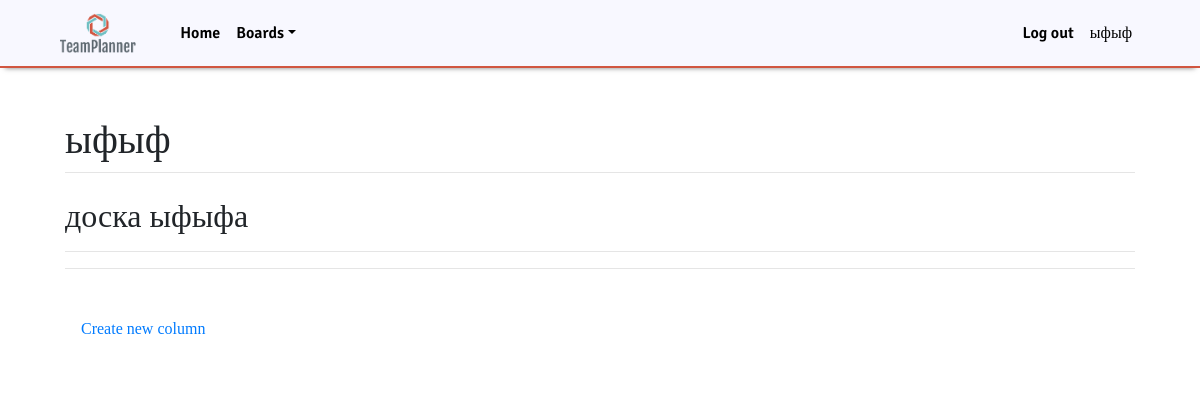
/boards/2/ (signed in), run on an earlier commit of the app's database.
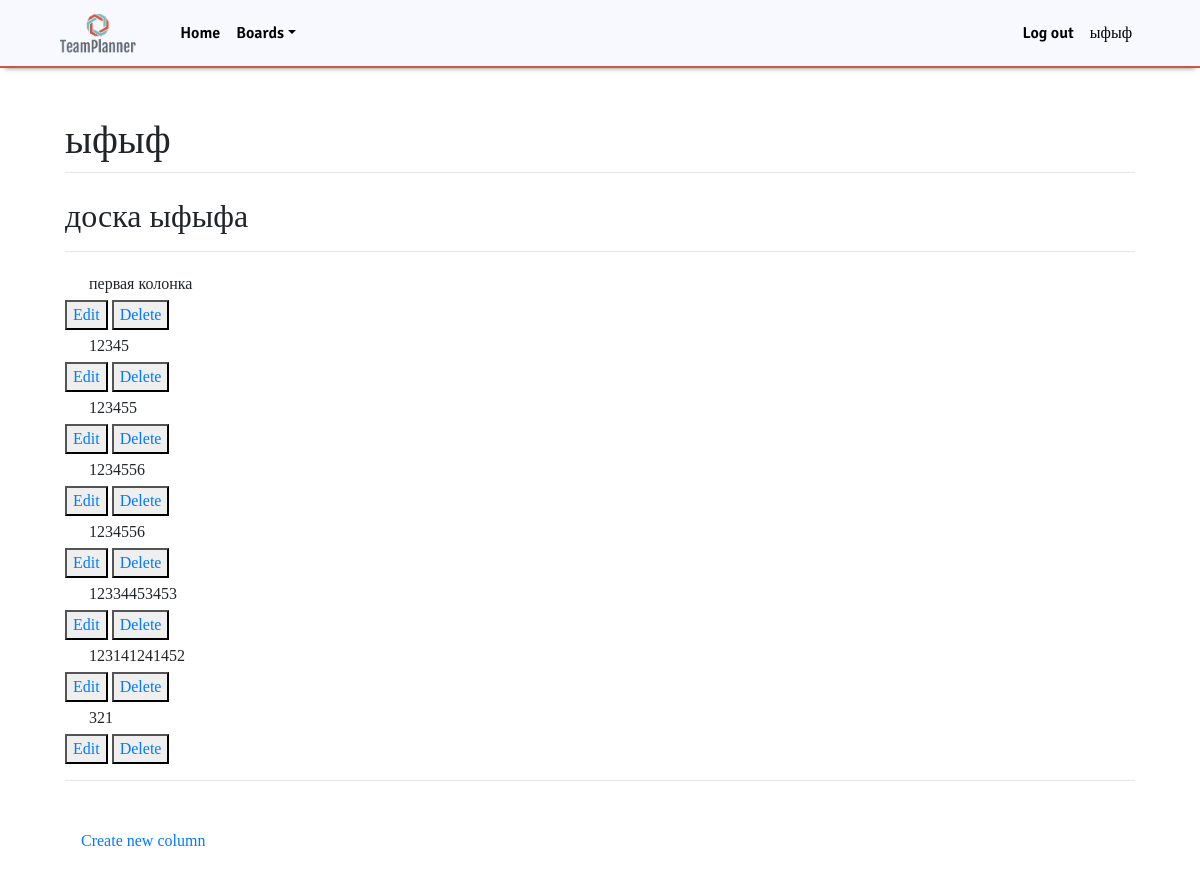
And on a later commit of the database.
### mysite/apps/boards/models.py (models this page shows, shortened)
class Board(models.Model):
    user = models.ForeignKey(User, on_delete=models.CASCADE, related_name="board", null=True)
    board_title = models.CharField('Name of title', max_length=200)
    pub_date = models.DateTimeField("Date of publication")
    class Meta:
        verbose_name = 'Доска'
        verbose_name_plural = 'Доски'

### mysite/apps/columns/models.py (models this page shows, shortened)
class Column(models.Model):
    board = models.ForeignKey(Board, on_delete=models.CASCADE, related_name="column", null=True)
    column_title = models.CharField('Name of title', max_length=200)
    class Meta:
        verbose_name = 'Колонка'
        verbose_name_plural = 'Колонки'

### mysite/apps/boards/views.py (the view)
# urls.py: path('<int:board_id>/', views.detail, name='detail'),
def detail(request, board_id):
    if request.user.is_authenticated:
        a = Board.objects.get(id=board_id)
        if a in request.user.board.all():
            columns_list = Column.objects.filter(board=board_id)
            task_list = Task.objects.all()
            return render(request, 'boards/detail.html', {'board': a, 'columns_list': columns_list, 'task_list': task_list})
        else:
            return render(request, "account_pages/warning.html")
    else:
        return redirect("/login")

### mysite/templates/boards/detail.html (shortened to what this page needs)
{% extends "../account_pages/base.html" %}
{% block content %}
    <h2>{{board.board_title}}</h2>
    <hr>
    {% for column in board.column.all %}
        <a class="dropdown-item" href="column/{{column.id}}">{{column.column_title}}</a>
        <button><a href="  ">Edit</a></button>
        <button><a href="  ">Delete</a></button>
    {% endfor %}
    <hr>
    <br>
        <a class="nav-link" href="/create_column/{{board.id}}">Create new column</a>
{% endblock %}

### mysite/templates/account_pages/base.html (shortened to what this page needs)
<!DOCTYPE html>
<html lang="en">
	<head>
		<link rel="stylesheet" href="https://stackpath.bootstrapcdn.com/bootstrap/4.3.1/css/bootstrap.min.css">
		{% load static %}
		<link rel="stylesheet" type="text/css" href="{% static 'css/main.css' %}">
	</head>
	<body>
		<header>
			<nav class="navbar navbar-expand-sm" id="menuheader">
				<a class="navbar-brand" href="#">
					<img src="{% static 'img/logo.png' %}" alt="Logo" class="logo">
				</a>
				<div class="collapse navbar-collapse" id="navbarNav">
					<ul class="navbar-nav mr-auto">
						<li class="nav-item">
							<a class="nav-link" href="/">Home</a>
						</li>
						{% if user.is_authenticated %}
							<li class="nav-item dropdown">
							<a class="nav-link dropdown-toggle" href="#" id="navbarDropBoards" data-toggle="dropdown">Boards</a>
						</li>
						{% endif %}
					</ul>
					<ul class="navbar-nav">
						{% if user.is_authenticated %}
								<li class="nav-item">
									<a class="nav-link" href="/logout">Log out</a>
								</li>
								<li class="nav-item">
									<a class="nav-link" href="/">{{user.username}}</a>
								</li>
						{% endif %}
					</ul>
				</div>
			</nav>
		</header>
		<div class="container">
			<div id="content" name="content" class="main">
				{% if user.is_authenticated %}
					<h1 class="mt-2">{{user.username}}</h1>
					<hr class="mt-0 mb-4">
				{% endif %}
				{% block content %}{% endblock %}
			</div>
		</div>
	</body>
</html>

### mysite/static/css/main.css (style rules this page uses)
body { background-size: cover; background: url('../img/back.jpg') no-repeat fixed; font-family: Fira Sans; }
button { outline: none!important }
.logo { height: 40px; margin-right: 20px }
header { margin-bottom: 20px; }
#content { background: white; border-radius: 5px; padding: 20px; }
#menuheader { font-family: Signika; padding-left: 60px; padding-right: 60px; border-bottom: 2px solid #D15641; box-shadow: 0 5px 5px -5px rgba(0, 0, 0, .5); opacity: 0.9; background: ghostwhite; }
#menuheader .nav-link { color: black }

What changed in the data, as far as the page shows it:
added Column: column_title "первая колонка"
added Column: column_title "12345"
added Column: column_title "123455"
added Column: column_title "1234556"
added Column: column_title "1234556"
added Column: column_title "12334453453"
added Column: column_title "123141241452"
added Column: column_title "321"
